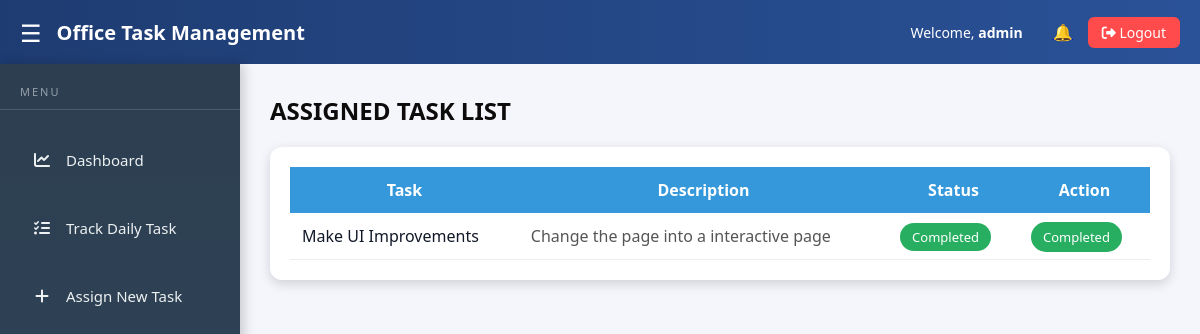
Before: /tasks/ (signed in) with the older database file.
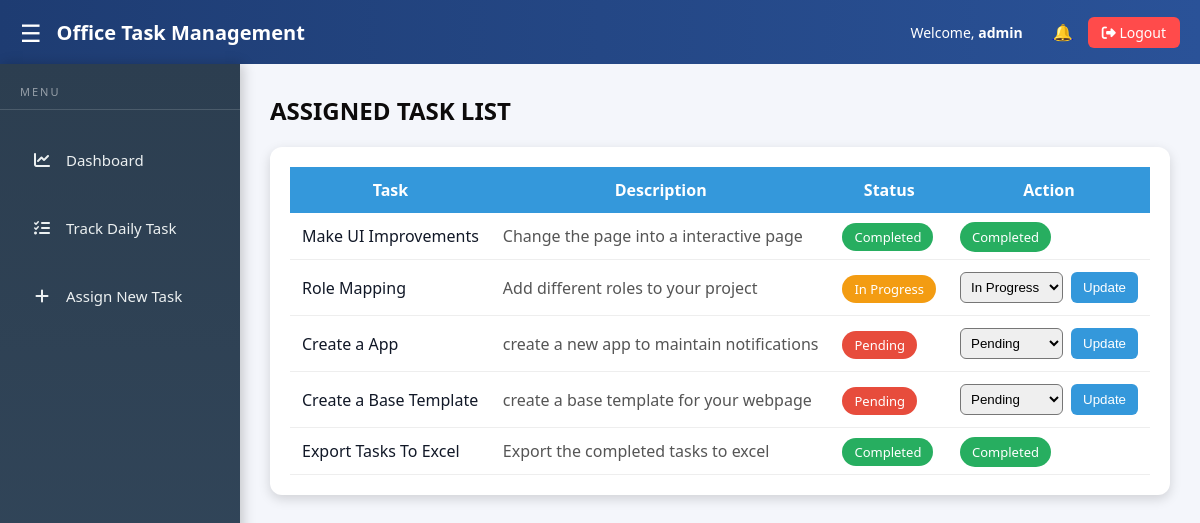
After: the same page with the newer database file.
### tasks/models.py (models this page shows, shortened)
class Task(models.Model):
    STATUS_CHOICES = [
        ('Pending', 'Pending'),
        ('In Progress', 'In Progress'),
        ('Completed', 'Completed'),
    ]
    title = models.CharField(max_length=200)
    description = models.TextField()
    assigned_to = models.ForeignKey(User, on_delete=models.CASCADE)
    assigned_by = models.ForeignKey(
        User,
        on_delete=models.SET_NULL,
        null=True,
        related_name='assigned_tasks'
    )
    status = models.CharField(max_length=20, choices=STATUS_CHOICES, default='Pending')
    due_date = models.DateField()
    created_at = models.DateTimeField(auto_now_add=True)

### tasks/views.py (the view)
# urls.py: path('tasks/', views.task_list, name='task_list'),
@login_required
def task_list(request):
    role = request.user.userprofile.role.role_code
    user = request.user
    if role in ['ADMIN', 'MANAGER']:
        tasks = Task.objects.all()
    else:
        tasks = Task.objects.filter(assigned_to=user)
    return render(request, 'tasks/task_list.html', {
        'tasks': tasks,
        'role': role
    })

### accounts/context_processors.py (called while the page is built)
def user_role(request):
    if request.user.is_authenticated:
        if request.user.is_superuser:
            return {'role': 'ADMIN'}
        return {'role': request.user.userprofile.role.role_code}
    return {}

### tasks/templates/tasks/task_list.html (shortened to what this page needs)
{% extends 'base.html' %}
{% block content %}
<h2 style="
    margin-bottom: 20px;
    color: #0d0b0b;
    font-family: 'Segoe UI', Tahoma, Geneva, Verdana, sans-serif;
">
    ASSIGNED TASK LIST
</h2>
<div style="
    background: #ffffff;
    padding: 20px;
    border-radius: 12px;
    box-shadow: 0 4px 12px rgba(0,0,0,0.15);
    overflow-x: auto;
">
<table style="
    width: 100%;
    border-collapse: collapse;
    font-family: 'Segoe UI', Tahoma, Geneva, Verdana, sans-serif;
">
<thead>
<tr style="background-color:#3498db; color:white;">
    <th style="padding:12px;">Task</th>
    <th style="padding:12px;">Description</th>
    <th style="padding:12px;">Status</th>
    {% if not is_admin %}
        <th style="padding:12px;">Action</th>
    {% endif %}
</tr>
</thead>
<tbody>
{% for task in tasks %}
<tr style="border-bottom:1px solid #eee;">
    <td style="padding:12px;">{{ task.title }}</td>
    <td style="padding:12px; color:#555;">
        {{ task.description|default:"—" }}
    </td>
    <td style="padding:12px;">
        {% if task.status == "Pending" %}
            <span style="background:#e74c3c; color:white; padding:5px 12px; border-radius:20px; font-size:13px;">
                Pending
            </span>
        {% elif task.status == "In Progress" %}
            <span style="background:#f39c12; color:white; padding:5px 12px; border-radius:20px; font-size:13px;">
                In Progress
            </span>
        {% else %}
            <span style="background:#27ae60; color:white; padding:5px 12px; border-radius:20px; font-size:13px;">
                Completed
            </span>
        {% endif %}
    </td>
    {% if not is_admin %}
    <td style="padding:12px;">
        {% if task.status == "Completed" %}
            <span style="background:#27ae60; color:white; padding:6px 12px; border-radius:20px; font-size:13px;">
                Completed
            </span>
        {% else %}
            <form method="post" action="{% url 'update_status' task.id %}" style="display:flex; gap:8px;">
                <select name="status" style="padding:6px; border-radius:6px;">
                    <option value="Pending" {% if task.status == 'Pending' %}selected{% endif %}>Pending</option>
                    <option value="In Progress" {% if task.status == 'In Progress' %}selected{% endif %}>In Progress</option>
                </select>
                <button type="submit" style="
                    background:#3498db;
                    color:white;
                    border:none;
                    padding:6px 12px;
                    border-radius:6px;
                    cursor:pointer;
                ">
                    Update
                </button>
            </form>
        {% endif %}
    </td>
    {% endif %}
</tr>
{% empty %}
<tr>
    <td colspan="5" style="text-align:center; padding:15px; color:#777;">
        No tasks found
    </td>
</tr>
{% endfor %}
</tbody>
</table>
</div>
{% endblock %}

### templates/base.html (shortened to what this page needs)
{% load static %}
<!DOCTYPE html>
<html lang="en">
<head>
    <link rel="stylesheet" href="{% static 'css/base.css' %}">
    <link rel="stylesheet"
          href="https://cdnjs.cloudflare.com/ajax/libs/font-awesome/6.5.1/css/all.min.css"
 />
</head>
<body>
<header class="header">
    <div class="header-left">
        <span class="hamburger" onclick="toggleMenu()">☰</span>
        <h2 class="app-title">Office Task Management</h2>
    </div>
    <div class="header-right">
        <span class="welcome-text">
            Welcome, <b>{{ user.username }}</b>
        </span>
        <a href="{% url 'notifications' %}" style="margin-left:15px;">
            🔔
        </a>
        <a href="{% url 'logout' %}" class="logout-btn">
            <i class="fa-solid fa-right-from-bracket"></i> Logout
        </a>
    </div>
</header>
<div class="layout">
    <nav id="sidebar" class="sidebar">
        <a href="{% url 'dashboard' %}">
            <i class="fa-solid fa-chart-line"></i>
            Dashboard
        </a>
        {% if user.is_superuser %}
            <a href="{% url 'daily_task_list' %}">
                <i class="fa-solid fa-list-check"></i>
                Track Daily Task
            </a>
            <a href="{% url 'add_task' %}">
                <i class="fa-solid fa-plus"></i>
                Assign New Task
            </a>
        {% endif %}
    </nav>
    <main class="container">
        {% block content %}{% endblock %}
    </main>
</div>
</body>
</html>

### tasks/static/css/base.css (style rules this page uses)
* { margin: 0; padding: 0; box-sizing: border-box; }
body { font-family: "Segoe UI", Arial, sans-serif; background: #f4f6fb; color: #111827; }
.header { background: linear-gradient(to right, #1e3c72, #2a5298); color: white; height: 64px; padding: 0 20px; display: flex; justify-content: space-between; align-items: center; }
.header-left { display: flex; align-items: center; gap: 15px; }
.app-title { font-size: 20px; font-weight: 600; }
.hamburger { font-size: 24px; cursor: pointer; }
.header-right { display: flex; align-items: center; gap: 15px; }
.welcome-text { font-size: 14px; }
.logout-btn { background: #ff4b4b; color: white; padding: 6px 14px; border-radius: 6px; text-decoration: none; font-size: 14px; }
.layout { display: flex; min-height: calc(100vh - 64px); }
.sidebar { width: 220px; background: #1f2937; padding: 20px; display: flex; flex-direction: column; gap: 12px; }
.sidebar a { color: #e5e7eb; text-decoration: none; padding: 10px; border-radius: 6px; font-size: 14px; }
.container { flex: 1; padding: 30px; }

### templates/base.html (style rules this page uses)
.sidebar { width: 240px; background: linear-gradient(180deg, #2c3e50, #34495e); padding: 20px 0; min-height: 100vh; box-shadow: 3px 0 12px rgba(0,0,0,0.2); transition: all 0.3s ease; }
.sidebar a { display: flex; align-items: center; gap: 14px; padding: 12px 20px; margin: 6px 12px; color: #ecf0f1; text-decoration: none; font-size: 15px; font-weight: 500; border-radius: 10px; transition: background 0.3s ease, transform 0.2s ease; }
.sidebar a i { width: 20px; text-align: center; font-size: 16px; }
.sidebar::before { content: "MENU"; display: block; color: rgba(255,255,255,0.5); font-size: 11px; letter-spacing: 2px; padding: 0 20px 10px; margin-bottom: 10px; border-bottom: 1px solid rgba(255,255,255,0.15); }

Changed rows visible on the page:
added Task: title "Role Mapping", description "Add different roles to your project", shows "In Progress", status "In Progress"
added Task: title "Create a App", description "create a new app to maintain notifications", shows "Pending", status "Pending"
added Task: title "Create a Base Template", description "create a base template for your webpage", shows "Pending", status "Pending"
added Task: title "Export Tasks To Excel", description "Export the completed tasks to excel", status "Completed"
